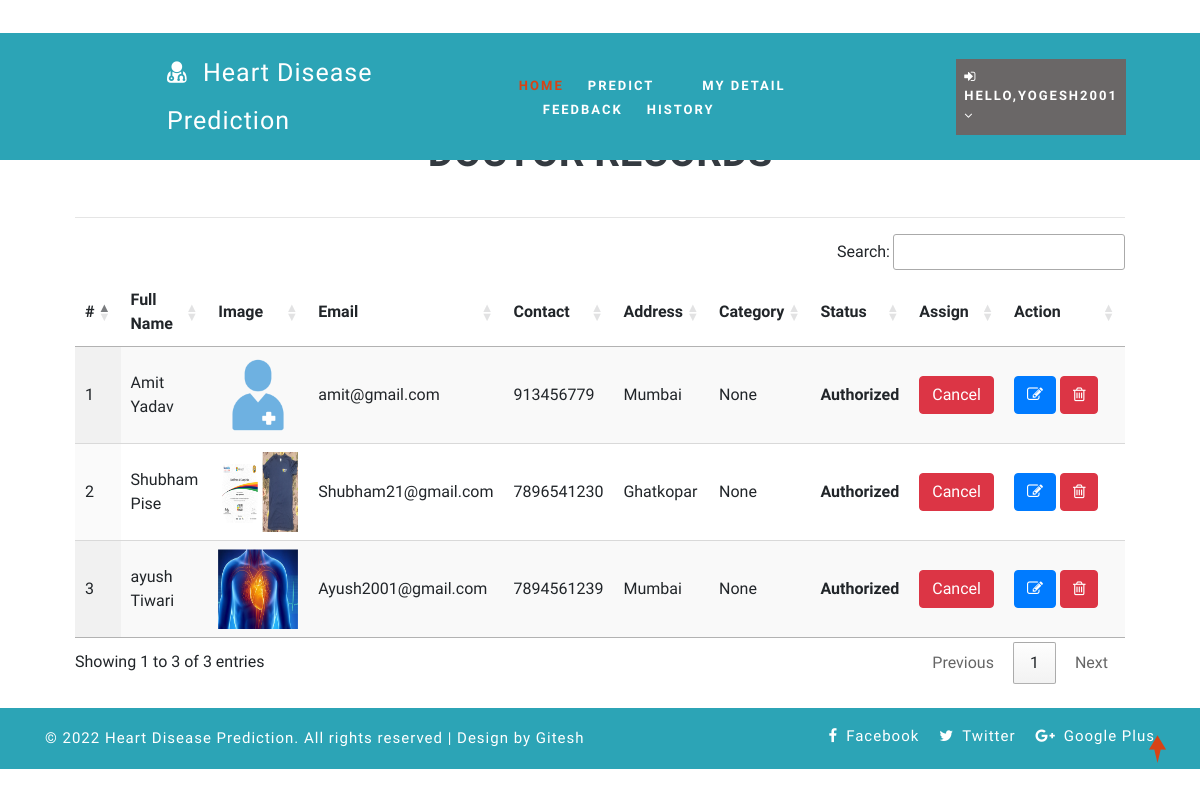
The page /view_doctor (signed in) on the database its author committed.
### health/models.py (models this page shows, shortened)
class Doctor(models.Model):
    status = models.IntegerField(DOCTOR_STATUS, null=True)
    user = models.ForeignKey(User, on_delete=models.CASCADE, null=True)
    contact = models.CharField(max_length=100, null=True)
    address = models.CharField(max_length=100, null=True)
    category = models.CharField(max_length=100, null=True)
    doj = models.DateField(null=True)
    dob = models.DateField(null=True)
    image = models.FileField(null=True)

### health/views.py (the view)
# urls.py: path('view_doctor', View_Doctor,name="view_doctor"),
@login_required(login_url="login")
def View_Doctor(request):
    doc = Doctor.objects.all()
    d = {'doc':doc}
    return render(request,'view_doctor.html',d)

### health/templates/view_doctor.html (shortened to what this page needs)
{% extends 'index.html' %}
{% load static %}
{% block body %}
<div class="container-fluid" style="width:90%;margin-top:8%">
                    <div class="container-fluid">
                        <h1 align="center"class="w3ls-title text-uppercase text-dark font-weight-bold">Doctor Records</h1><br>
                         </div><hr>
                                <table id="example" class="display" style="width:100%">
                                  <thead>
                                    <tr>
                                      <th>#</th>
                                      <th>Full Name</th>
                                      <th>Image</th>
                                      <th>Email</th>
                                      <th>Contact</th>
                                      <th>Address</th>
                                      <th>Category</th>
                                      <th>Status</th>
                                      <th>Assign</th>
                                      <th>Action</th>
                                  </tr>
                              </thead>
                              <tbody>
                              {% for i in doc %}
                                <tr>
                                  <td>{{forloop.counter}}</td>
                                  <td>{{i.user.first_name}} {{i.user.last_name}}</td>
                                  <td><img src="{{i.image.url}}" style="width:80px;height:80px"></td>
                                  <td>{{i.user.email}}</td>
                                  <td>{{i.contact}}</td>
                                  <td>{{i.address}}</td>
                                  <td>{{i.category}}</td>
                                  <td>
                                      {% if i.status == 1 %}
                                      <b>Authorized</b>
                                  {% else %}
                                      <b>Unauthorized</b>
                                      {% endif %}
                                  </td>
                                    <td>{% if i.status == 1 %}
                                        <a href="{% url 'assign_status' i.id %}" onclick="return confirm('Do you want to withdraw approval to doctor : {{i.user.first_name}}?')"><button class="btn btn-danger">Cancel</button></a>
                                        {% else %}
                                        <a href="{% url 'assign_status' i.id %}" onclick="return confirm('Do you want to give approve to doctor : {{i.user.first_name}}?')"><button class="btn btn-success">Assign</button></a>
                                        {% endif %}
                                    </td>
                                    <td style="width:150px">
                                      <a href="{% url 'change_doctor' i.id %}" ><button class="btn btn-primary"><i class="fa fa-edit"></i></button></a>
                                      <a href="{% url 'delete_doctor' i.id %}" ><button class="btn btn-danger" onclick="return confirm('Are you sure?')"><i class="fa fa-trash-o"></i></button></a></td>
                              </tr>
                              {% endfor %}
                          </tbody>
                      </table>
                  </div>
{% endblock %}

### health/templates/index.html (shortened to what this page needs)
<!DOCTYPE html>
{% load static %}
<html lang="zxx">
<head>
	<link rel="stylesheet" href="{% static 'css/bootstrap.css' %}">
	<link href="{% static 'css/css_slider.css' %}" type="text/css" rel="stylesheet" media="all">
	<link rel="stylesheet" href="{% static 'css/style.css' %}" type="text/css" media="all" />
	<link href="{% static 'css/font-awesome.min.css' %}" rel="stylesheet">
<link rel='stylesheet' type='text/css' href="https://cdn.datatables.net/1.10.21/css/jquery.dataTables.min.css">
<link rel='stylesheet' type='text/css' href="https://cdn.datatables.net/buttons/1.6.2/css/buttons.dataTables.min.css">
</head>
<body>
	<div id="home" style="margin-bottom:2%">
		<header>
			<div class="top-bar py-3">
				<div class="container">
					<div class="row">
						<div class="col-xl-7 col-lg-6 col-md-4 top-social-agile text-md-right text-center mt-md-0 mt-2">
							<div class="row">
								<div class="col-xl-3 col-lg-4 col-6 top-w3layouts p-md-0 text-right">
								</div>
								<div class="col-xl-3 col-lg-4 col-6 header-w3layouts text-md-right text-left">
								</div>
							</div>
						</div>
					</div>
				</div>
			</div>
		</header>
		<div class="main-top" style="background:rgb(44, 164, 182)">
			<div class="container-fluid">
				<div class="header d-md-flex justify-content-between align-items-center py-3">
					<div id="logo" style="margin-left:13%">
						<h1><p style="color:#FFFFFF ; font-size:25px">
							<span class="fa fa-user-md mr-2"></span>
							<span class="logo-sp">Heart Disease</span> Prediction
							</p>
						</h1>
					</div>
					{% if request.user.is_staff %}
					<div class="nav_w3ls" style="margin-right:4%">
						<nav>
							<label for="drop1" class="toggle">Menu</label>
							<input type="checkbox" id="drop1" />
							<ul class="menu" style="padding:15px;width:100%">
								<li class="mx-lg-4 mx-md-3 my-md-0 my-2"><a href="{% url 'admin_home' %}" >Home</a></li>
								<li>
									<label for="drop-2" class="toggle toogle-2"> <span class="fa fa-angle-down" aria-hidden="true"></span>
									</label>
									<a href="#"> Doctor <span class="fa fa-angle-down" aria-hidden="true"></span></a>
									<ul style="margin-top:2%;width:40%;margin-right:0%">
										<li style="width:100%;"><a href="/add_doctor" class="drop-text">Add Doctor</a></li>
										<li style="width:100%;"><a href="/view_doctor" class="drop-text">View Doctor</a></li>
									</ul>
								</li>
								<li class="mx-lg-4 mx-md-3 my-md-0 my-2"><a href="/view_patient">Patient</a></li>
								<li class="mx-lg-4 mx-md-3 my-md-0 my-2">
									<a href="/view_search_pat">Searched Data</a></li>
								<li><a href="/view_feedback">Feedback</a></li>
							</ul>
						</nav>
					</div>
					<div class="nav_w3ls" style="margin-right:3%">
						<nav>
							<label for="drop2" class="toggle">Menu</label>
							<input type="checkbox" id="drop2" />
							<ul class="menu">
								<li class="mx-lg-4 mx-md-3 my-md-0 my-2" style="background:red;padding:8px">
									<label for="drop-2" class="toggle toogle-2"> <span class="fa fa-angle-down" aria-hidden="true"></span>
									</label>
									<a href="#"><i class="fa fa-user"></i> {{request.user.username}} <span class="fa fa-angle-down" aria-hidden="true"></span></a>
									<ul style="margin-top:10%;width:80%;margin-right:5%">
										<li style="width:100%;"><a href="{% url 'change_password' %}" class="drop-text">Password</a></li>
										<li style="width:100%;"><a href="{% url 'logout' %}" class="drop-text">Logout</a></li>
									</ul>
								</li>
							</ul>
						</nav>
					</div>
					{% elif request.user.patient_set.all.0 %}
					<div class="nav_w3ls" style="margin-left:5%;font-weight:bold">
						<nav>
							<ul class="menu" style="padding:15px;width:100%">
								<li><a href="{% url 'patient_home' %}" class="active">Home</a></li>
								<li class="mx-lg-4 mx-md-3 my-md-0 my-2"><a href="/add_heartdetail">Predict</a></li>
								<li class="mx-lg-4 mx-md-3 my-md-0 my-2"><a href="/profile_doctor">My Detail</a></li>
								<li class="mx-lg-4 mx-md-3 my-md-0 my-2"><a href="/sent_feedback">Feedback</a></li>
								<li><a href="/view_search_pat">History</a></li>
							</ul>
						</nav>
					</div>
					<div class="nav_w3ls" style="margin-right:3%">
						<nav>
							<ul class="menu">
								<li class="mx-lg-4 mx-md-3 my-md-0 my-2" style="background:#6a6767;padding:8px">
									<a href="#"><i class="fa fa-sign-in"></i> Hello,{{request.user.username}} <span class="fa fa-angle-down" aria-hidden="true"></span></a>
								</li>
							</ul>
						</nav>
					</div>
					{% endif %}
				</div>
			</div>
		</div>
		{% block body %}
		{% endblock %}
	</div>
	<div class="copy-w3pvt" style="background:rgb(44, 164, 182);color:white">
		<div class="container py-3">
			<div class="row">
				<div class="col-lg-7 w3ls_footer_grid1_left text-lg-left text-center">
					<p style="color:white">&copy; 2022 Heart Disease Prediction. All rights reserved | Design by Gitesh</a>
					</p>
				</div>
				<div class="col-lg-5 w3ls_footer_grid_left1_pos text-lg-right text-center mt-lg-0 mt-2">
					<ul style="color:white">
						<li>
							<a href="#" style="color:white" class="facebook">
								<span class="fa fa-facebook-f mr-2"></span>Facebook</a>
						</li>
						<li class="mx-3">
							<a href="#" style="color:white" class="twitter">
								<span class="fa fa-twitter mr-2"></span>Twitter</a>
						</li>
						<li>
							<a href="#" style="color:white" class="google">
								<span class="fa fa-google-plus mr-2"></span>Google Plus</a>
						</li>
					</ul>
				</div>
			</div>
		</div>
	</div>
	<a href="#home" style="color:white" class="move-top text-center"></a>
</body>
</html>

### health/static/css/style.css (style rules this page uses)
body { padding: 0; margin: 0; background: #FFF; font-family: 'Quicksand', sans-serif; }
body a, body button { transition: 0.5s all; -webkit-transition: 0.5s all; -moz-transition: 0.5s all; -o-transition: 0.5s all; -ms-transition: 0.5s all; text-decoration: none; }
html { scroll-behavior: smooth; }
h1, h2, h3, h4, h5, h6 { margin: 0; padding: 0; font-family: 'Mukta', sans-serif; }
p { margin: 0; padding: 0; font-size: 15px; letter-spacing: 1px; line-height: 1.9; color: #999; font-family: 'Quicksand', sans-serif; }
ul, ol { margin: 0; padding: 0; }
a.move-top { width: 34px; height: 34px; background: url(../images/move-top.png) no-repeat; display: inline-block; position: fixed; bottom: 4%; right: 2%; z-index: 0; }
#home { position: relative; }
.main-top { position: absolute; z-index: 999; width: 100%; background: rgba(0, 0, 0, 0.4); }
nav { margin: 0; padding: 0; }
span.logo-sp { font-weight: 100; }
nav:after { content: ""; display: table; clear: both; }
nav ul { float: right; padding: 0; margin: 0; list-style: none; position: relative; }
nav ul li { margin: 0px; display: inline-block; float: left; }
nav a { padding: 0; color: #fff; font-size: 13px; letter-spacing: 2px; font-weight: 700; text-transform: uppercase; display: inline-block; transition: 0.5s all; -webkit-transition: 0.5s all; -moz-transition: 0.5s all; -o-transition: 0.5s all; -ms-transition: 0.5s all; }
.menu li a.active, .menu li a:hover { color: #2196f3; transition: 0.5s all; -webkit-transition: 0.5s all; -moz-transition: 0.5s all; -o-transition: 0.5s all; -ms-transition: 0.5s all; color: #d84315; }
li>a:only-child:after { content: ''; }
.w3ls_footer_grid_left1_pos ul li, ul.list-part li { display: inline-block; }
.w3ls_footer_grid_left1_pos ul li a { color: #000; text-decoration: none; letter-spacing: 1px; font-size: 15px; }
.w3ls_footer_grid1_left p { color: #484848; font-weight: 500; }

### rows shown on the page
Doctor: user.first_name "Amit", user.last_name "Yadav", image (picture), user.email "amit@gmail.com", contact "913456779", address "Mumbai", category "None", status "Authorized"
Doctor: user.first_name "Shubham", user.last_name "Pise", image (picture), user.email "Shubham21@gmail.com", contact "7896541230", address "Ghatkopar", category "None", status "Authorized"
Doctor: user.first_name "ayush", user.last_name "Tiwari", image (picture), user.email "Ayush2001@gmail.com", contact "7894561239", address "Mumbai", category "None", status "Authorized"

### other values the page prints
{{ request.user.username }} "YOGESH2001"
